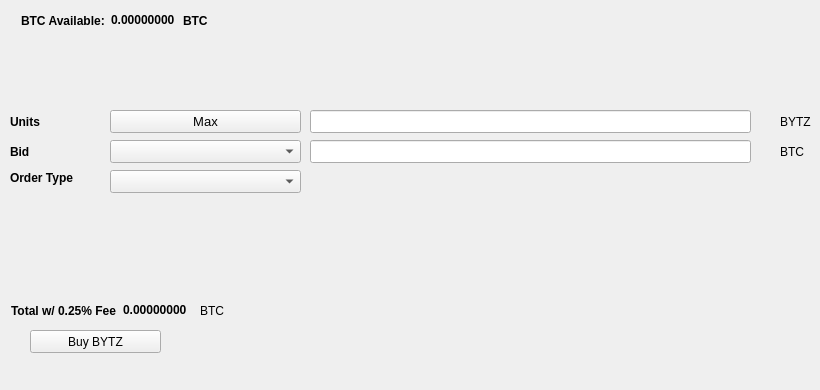
   <widget class="QWidget" name="BuyTab">
    <attribute name="title">
     <string>Buy</string>
    </attribute>
    <widget class="QPushButton" name="BuyBYTZ">
     <property name="geometry">
      <rect>
       <x>30</x>
       <y>330</y>
       <width>131</width>
       <height>23</height>
      </rect>
     </property>
     <property name="text">
      <string>Buy BYTZ</string>
     </property>
     <property name="icon">
      <iconset resource="../bytz.qrc">
       <normaloff>:/icons/bitcoin</normaloff>:/icons/bitcoin</iconset>
     </property>
    </widget>
    <widget class="QLabel" name="label_3">
     <property name="geometry">
      <rect>
       <x>10</x>
       <y>110</y>
       <width>46</width>
       <height>23</height>
      </rect>
     </property>
     <property name="font">
      <font>
       <weight>75</weight>
       <bold>true</bold>
      </font>
     </property>
     <property name="text">
      <string>Units</string>
     </property>
    </widget>
    <widget class="QLineEdit" name="UnitsInput">
     <property name="geometry">
      <rect>
       <x>310</x>
       <y>110</y>
       <width>441</width>
       <height>23</height>
      </rect>
     </property>
     <property name="font">
      <font>
       <pointsize>9</pointsize>
       <weight>75</weight>
       <bold>true</bold>
      </font>
     </property>
    </widget>
    <widget class="QLineEdit" name="BuyBidPriceEdit">
     <property name="geometry">
      <rect>
       <x>310</x>
       <y>140</y>
       <width>441</width>
       <height>23</height>
      </rect>
     </property>
     <property name="font">
      <font>
       <pointsize>9</pointsize>
       <weight>75</weight>
       <bold>true</bold>
      </font>
     </property>
    </widget>
    <widget class="QLabel" name="label_4">
     <property name="geometry">
      <rect>
       <x>780</x>
       <y>110</y>
       <width>31</width>
       <height>23</height>
      </rect>
     </property>
     <property name="text">
      <string>BYTZ</string>
     </property>
    </widget>
    <widget class="QLabel" name="label_5">
     <property name="geometry">
      <rect>
       <x>780</x>
       <y>140</y>
       <width>31</width>
       <height>23</height>
      </rect>
     </property>
     <property name="text">
      <string>BTC</string>
     </property>
    </widget>
    <widget class="QLabel" name="label_6">
     <property name="geometry">
      <rect>
       <x>10</x>
       <y>140</y>
       <width>46</width>
       <height>23</height>
      </rect>
     </property>
     <property name="font">
      <font>
       <weight>75</weight>
       <bold>true</bold>
      </font>
     </property>
     <property name="text">
      <string>Bid</string>
     </property>
    </widget>
    <widget class="QLabel" name="label_7">
     <property name="geometry">
      <rect>
       <x>10</x>
       <y>170</y>
       <width>91</width>
       <height>16</height>
      </rect>
     </property>
     <property name="font">
      <font>
       <weight>75</weight>
       <bold>true</bold>
      </font>
     </property>
     <property name="text">
      <string>Order Type</string>
     </property>
    </widget>
    <widget class="QPushButton" name="Buy_Max_Amount">
     <property name="geometry">
      <rect>
       <x>110</x>
       <y>110</y>
       <width>191</width>
       <height>23</height>
      </rect>
     </property>
     <property name="font">
      <font>
       <pointsize>10</pointsize>
      </font>
     </property>
     <property name="text">
      <string>Max</string>
     </property>
    </widget>
    <widget class="QComboBox" name="BuyBidcomboBox">
     <property name="geometry">
      <rect>
       <x>110</x>
       <y>140</y>
       <width>191</width>
       <height>23</height>
      </rect>
     </property>
     <property name="font">
      <font>
       <pointsize>10</pointsize>
      </font>
     </property>
    </widget>
    <widget class="QComboBox" name="buyOrdertypeCombo">
     <property name="geometry">
      <rect>
       <x>110</x>
       <y>170</y>
       <width>191</width>
       <height>23</height>
      </rect>
     </property>
     <property name="font">
      <font>
       <pointsize>10</pointsize>
      </font>
     </property>
    </widget>
    <widget class="QWidget" name="layoutWidget1">
     <property name="geometry">
      <rect>
       <x>21</x>
       <y>11</y>
       <width>227</width>
       <height>19</height>
      </rect>
     </property>
     <layout class="QHBoxLayout" name="horizontalLayout_3">
      <item>
       <widget class="QLabel" name="label232">
        <property name="font">
         <font>
          <weight>75</weight>
          <bold>true</bold>
         </font>
        </property>
        <property name="text">
         <string>BTC Available:</string>
        </property>
       </widget>
      </item>
      <item>
       <widget class="QLabel" name="BtcAvailableLbl">
        <property name="palette">
         <palette>
          <active>
           <colorrole role="WindowText">
            <brush brushstyle="SolidPattern">
             <color alpha="255">
              <red>0</red>
              <green>0</green>
              <blue>0</blue>
             </color>
            </brush>
           </colorrole>
           <colorrole role="Button">
            <brush brushstyle="SolidPattern">
             <color alpha="255">
              <red>0</red>
              <green>170</green>
              <blue>0</blue>
             </color>
            </brush>
           </colorrole>
           <colorrole role="Light">
            <brush brushstyle="SolidPattern">
             <color alpha="255">
              <red>0</red>
              <green>255</green>
              <blue>0</blue>
             </color>
            </brush>
           </colorrole>
           <colorrole role="Midlight">
            <brush brushstyle="SolidPattern">
             <color alpha="255">
              <red>0</red>
              <green>212</green>
              <blue>0</blue>
             </color>
            </brush>
           </colorrole>
           <colorrole role="Dark">
            <brush brushstyle="SolidPattern">
             <color alpha="255">
              <red>0</red>
              <green>85</green>
              <blue>0</blue>
             </color>
            </brush>
           </colorrole>
           <colorrole role="Mid">
            <brush brushstyle="SolidPattern">
             <color alpha="255">
              <red>0</red>
              <green>113</green>
              <blue>0</blue>
             </color>
            </brush>
           </colorrole>
           <colorrole role="Text">
            <brush brushstyle="SolidPattern">
             <color alpha="255">
              <red>0</red>
              <green>170</green>
              <blue>0</blue>
             </color>
            </brush>
           </colorrole>
           <colorrole role="BrightText">
            <brush brushstyle="SolidPattern">
             <color alpha="255">
              <red>255</red>
              <green>255</green>
              <blue>255</blue>
             </color>
            </brush>
           </colorrole>
           <colorrole role="ButtonText">
            <brush brushstyle="SolidPattern">
             <color alpha="255">
              <red>0</red>
              <green>0</green>
              <blue>0</blue>
             </color>
            </brush>
           </colorrole>
           <colorrole role="Base">
            <brush brushstyle="SolidPattern">
             <color alpha="255">
              <red>255</red>
              <green>255</green>
              <blue>255</blue>
             </color>
            </brush>
           </colorrole>
           <colorrole role="Window">
            <brush brushstyle="SolidPattern">
             <color alpha="255">
              <red>0</red>
              <green>170</green>
              <blue>0</blue>
             </color>
            </brush>
           </colorrole>
           <colorrole role="Shadow">
            <brush brushstyle="SolidPattern">
             <color alpha="255">
              <red>0</red>
              <green>0</green>
              <blue>0</blue>
             </color>
            </brush>
           </colorrole>
           <colorrole role="AlternateBase">
            <brush brushstyle="SolidPattern">
             <color alpha="255">
              <red>127</red>
              <green>212</green>
              <blue>127</blue>
             </color>
            </brush>
           </colorrole>
           <colorrole role="ToolTipBase">
            <brush brushstyle="SolidPattern">
             <color alpha="255">
              <red>255</red>
              <green>255</green>
              <blue>220</blue>
             </color>
            </brush>
           </colorrole>
           <colorrole role="ToolTipText">
            <brush brushstyle="SolidPattern">
             <color alpha="255">
              <red>0</red>
              <green>0</green>
              <blue>0</blue>
             </color>
            </brush>
           </colorrole>
          </active>
          <inactive>
           <colorrole role="WindowText">
            <brush brushstyle="SolidPattern">
             <color alpha="255">
              <red>0</red>
              <green>0</green>
              <blue>0</blue>
             </color>
            </brush>
           </colorrole>
           <colorrole role="Button">
            <brush brushstyle="SolidPattern">
             <color alpha="255">
              <red>0</red>
              <green>170</green>
              <blue>0</blue>
             </color>
            </brush>
           </colorrole>
           <colorrole role="Light">
            <brush brushstyle="SolidPattern">
             <color alpha="255">
              <red>0</red>
              <green>255</green>
              <blue>0</blue>
             </color>
            </brush>
           </colorrole>
           <colorrole role="Midlight">
            <brush brushstyle="SolidPattern">
             <color alpha="255">
              <red>0</red>
              <green>212</green>
              <blue>0</blue>
             </color>
            </brush>
           </colorrole>
           <colorrole role="Dark">
            <brush brushstyle="SolidPattern">
             <color alpha="255">
              <red>0</red>
              <green>85</green>
              <blue>0</blue>
             </color>
            </brush>
           </colorrole>
           <colorrole role="Mid">
            <brush brushstyle="SolidPattern">
             <color alpha="255">
              <red>0</red>
              <green>113</green>
              <blue>0</blue>
             </color>
            </brush>
           </colorrole>
           <colorrole role="Text">
            <brush brushstyle="SolidPattern">
             <color alpha="255">
              <red>0</red>
              <green>170</green>
              <blue>0</blue>
             </color>
            </brush>
           </colorrole>
           <colorrole role="BrightText">
            <brush brushstyle="SolidPattern">
             <color alpha="255">
              <red>255</red>
              <green>255</green>
              <blue>255</blue>
             </color>
            </brush>
           </colorrole>
           <colorrole role="ButtonText">
            <brush brushstyle="SolidPattern">
             <color alpha="255">
              <red>0</red>
              <green>0</green>
              <blue>0</blue>
             </color>
            </brush>
           </colorrole>
           <colorrole role="Base">
            <brush brushstyle="SolidPattern">
             <color alpha="255">
              <red>255</red>
              <green>255</green>
              <blue>255</blue>
             </color>
            </brush>
           </colorrole>
           <colorrole role="Window">
            <brush brushstyle="SolidPattern">
             <color alpha="255">
              <red>0</red>
              <green>170</green>
              <blue>0</blue>
             </color>
            </brush>
           </colorrole>
           <colorrole role="Shadow">
            <brush brushstyle="SolidPattern">
             <color alpha="255">
              <red>0</red>
              <green>0</green>
              <blue>0</blue>
             </color>
            </brush>
           </colorrole>
           <colorrole role="AlternateBase">
            <brush brushstyle="SolidPattern">
             <color alpha="255">
              <red>127</red>
              <green>212</green>
              <blue>127</blue>
             </color>
            </brush>
           </colorrole>
           <colorrole role="ToolTipBase">
            <brush brushstyle="SolidPattern">
             <color alpha="255">
              <red>255</red>
              <green>255</green>
              <blue>220</blue>
             </color>
            </brush>
           </colorrole>
           <colorrole role="ToolTipText">
            <brush brushstyle="SolidPattern">
             <color alpha="255">
              <red>0</red>
              <green>0</green>
              <blue>0</blue>
             </color>
            </brush>
           </colorrole>
          </inactive>
          <disabled>
           <colorrole role="WindowText">
            <brush brushstyle="SolidPattern">
             <color alpha="255">
              <red>0</red>
              <green>85</green>
              <blue>0</blue>
             </color>
            </brush>
           </colorrole>
           <colorrole role="Button">
            <brush brushstyle="SolidPattern">
             <color alpha="255">
              <red>0</red>
              <green>170</green>
              <blue>0</blue>
             </color>
            </brush>
           </colorrole>
           <colorrole role="Light">
            <brush brushstyle="SolidPattern">
             <color alpha="255">
              <red>0</red>
              <green>255</green>
              <blue>0</blue>
             </color>
            </brush>
           </colorrole>
           <colorrole role="Midlight">
            <brush brushstyle="SolidPattern">
             <color alpha="255">
              <red>0</red>
              <green>212</green>
              <blue>0</blue>
             </color>
            </brush>
           </colorrole>
           <colorrole role="Dark">
            <brush brushstyle="SolidPattern">
             <color alpha="255">
              <red>0</red>
              <green>85</green>
              <blue>0</blue>
             </color>
            </brush>
           </colorrole>
           <colorrole role="Mid">
            <brush brushstyle="SolidPattern">
             <color alpha="255">
              <red>0</red>
              <green>113</green>
              <blue>0</blue>
             </color>
            </brush>
           </colorrole>
           <colorrole role="Text">
            <brush brushstyle="SolidPattern">
             <color alpha="255">
              <red>0</red>
              <green>85</green>
              <blue>0</blue>
             </color>
            </brush>
           </colorrole>
           <colorrole role="BrightText">
            <brush brushstyle="SolidPattern">
             <color alpha="255">
              <red>255</red>
              <green>255</green>
              <blue>255</blue>
             </color>
            </brush>
           </colorrole>
           <colorrole role="ButtonText">
            <brush brushstyle="SolidPattern">
             <color alpha="255">
              <red>0</red>
              <green>85</green>
              <blue>0</blue>
             </color>
            </brush>
           </colorrole>
           <colorrole role="Base">
            <brush brushstyle="SolidPattern">
             <color alpha="255">
              <red>0</red>
              <green>170</green>
              <blue>0</blue>
             </color>
            </brush>
           </colorrole>
           <colorrole role="Window">
            <brush brushstyle="SolidPattern">
             <color alpha="255">
              <red>0</red>
              <green>170</green>
              <blue>0</blue>
             </color>
            </brush>
           </colorrole>
           <colorrole role="Shadow">
            <brush brushstyle="SolidPattern">
             <color alpha="255">
              <red>0</red>
              <green>0</green>
              <blue>0</blue>
             </color>
            </brush>
           </colorrole>
           <colorrole role="AlternateBase">
            <brush brushstyle="SolidPattern">
             <color alpha="255">
              <red>0</red>
              <green>170</green>
              <blue>0</blue>
             </color>
            </brush>
           </colorrole>
           <colorrole role="ToolTipBase">
            <brush brushstyle="SolidPattern">
             <color alpha="255">
              <red>255</red>
              <green>255</green>
              <blue>220</blue>
             </color>
            </brush>
           </colorrole>
           <colorrole role="ToolTipText">
            <brush brushstyle="SolidPattern">
             <color alpha="255">
              <red>0</red>
              <green>0</green>
              <blue>0</blue>
             </color>
            </brush>
           </colorrole>
          </disabled>
         </palette>
        </property>
        <property name="font">
         <font>
          <weight>75</weight>
          <bold>true</bold>
         </font>
        </property>
        <property name="text">
         <string>0.00000000</string>
        </property>
        <property name="textInteractionFlags">
         <set>Qt::LinksAccessibleByMouse|Qt::TextSelectableByKeyboard|Qt::TextSelectableByMouse</set>
        </property>
       </widget>
      </item>
      <item>
       <widget class="QLabel" name="BtcAvailableLbl_2">
        <property name="font">
         <font>
          <weight>75</weight>
          <bold>true</bold>
         </font>
        </property>
        <property name="text">
         <string>BTC</string>
        </property>
       </widget>
      </item>
     </layout>
    </widget>
    <widget class="QWidget" name="layoutWidge2">
     <property name="geometry">
      <rect>
       <x>11</x>
       <y>301</y>
       <width>259</width>
       <height>19</height>
      </rect>
     </property>
     <layout class="QHBoxLayout" name="horizontalLayout_4">
      <item>
       <widget class="QLabel" name="label_9">
        <property name="font">
         <font>
          <weight>75</weight>
          <bold>true</bold>
         </font>
        </property>
        <property name="text">
         <string>Total w/ 0.25% Fee</string>
        </property>
       </widget>
      </item>
      <item>
       <widget class="QLabel" name="BuyCostLabel">
        <property name="palette">
         <palette>
          <active>
           <colorrole role="WindowText">
            <brush brushstyle="SolidPattern">
             <color alpha="255">
              <red>0</red>
              <green>0</green>
              <blue>0</blue>
             </color>
            </brush>
           </colorrole>
           <colorrole role="Button">
            <brush brushstyle="SolidPattern">
             <color alpha="255">
              <red>0</red>
              <green>170</green>
              <blue>0</blue>
             </color>
            </brush>
           </colorrole>
           <colorrole role="Light">
            <brush brushstyle="SolidPattern">
             <color alpha="255">
              <red>0</red>
              <green>255</green>
              <blue>0</blue>
             </color>
            </brush>
           </colorrole>
           <colorrole role="Midlight">
            <brush brushstyle="SolidPattern">
             <color alpha="255">
              <red>0</red>
              <green>212</green>
              <blue>0</blue>
             </color>
            </brush>
           </colorrole>
           <colorrole role="Dark">
            <brush brushstyle="SolidPattern">
             <color alpha="255">
              <red>0</red>
              <green>85</green>
              <blue>0</blue>
             </color>
            </brush>
           </colorrole>
           <colorrole role="Mid">
            <brush brushstyle="SolidPattern">
             <color alpha="255">
              <red>0</red>
              <green>113</green>
              <blue>0</blue>
             </color>
            </brush>
           </colorrole>
           <colorrole role="Text">
            <brush brushstyle="SolidPattern">
             <color alpha="255">
              <red>0</red>
              <green>170</green>
              <blue>0</blue>
             </color>
            </brush>
           </colorrole>
           <colorrole role="BrightText">
            <brush brushstyle="SolidPattern">
             <color alpha="255">
              <red>255</red>
              <green>255</green>
              <blue>255</blue>
             </color>
            </brush>
           </colorrole>
           <colorrole role="ButtonText">
            <brush brushstyle="SolidPattern">
             <color alpha="255">
              <red>0</red>
              <green>0</green>
              <blue>0</blue>
             </color>
            </brush>
           </colorrole>
           <colorrole role="Base">
            <brush brushstyle="SolidPattern">
             <color alpha="255">
              <red>255</red>
              <green>255</green>
              <blue>255</blue>
             </color>
            </brush>
           </colorrole>
           <colorrole role="Window">
            <brush brushstyle="SolidPattern">
             <color alpha="255">
              <red>0</red>
              <green>170</green>
              <blue>0</blue>
             </color>
            </brush>
           </colorrole>
           <colorrole role="Shadow">
            <brush brushstyle="SolidPattern">
             <color alpha="255">
              <red>0</red>
              <green>0</green>
              <blue>0</blue>
             </color>
            </brush>
           </colorrole>
           <colorrole role="AlternateBase">
            <brush brushstyle="SolidPattern">
             <color alpha="255">
              <red>127</red>
              <green>212</green>
              <blue>127</blue>
             </color>
            </brush>
           </colorrole>
           <colorrole role="ToolTipBase">
            <brush brushstyle="SolidPattern">
             <color alpha="255">
              <red>255</red>
              <green>255</green>
              <blue>220</blue>
             </color>
            </brush>
           </colorrole>
           <colorrole role="ToolTipText">
            <brush brushstyle="SolidPattern">
             <color alpha="255">
              <red>0</red>
              <green>0</green>
              <blue>0</blue>
             </color>
            </brush>
           </colorrole>
          </active>
          <inactive>
           <colorrole role="WindowText">
            <brush brushstyle="SolidPattern">
             <color alpha="255">
              <red>0</red>
              <green>0</green>
              <blue>0</blue>
             </color>
            </brush>
           </colorrole>
           <colorrole role="Button">
            <brush brushstyle="SolidPattern">
             <color alpha="255">
              <red>0</red>
              <green>170</green>
              <blue>0</blue>
             </color>
            </brush>
           </colorrole>
           <colorrole role="Light">
            <brush brushstyle="SolidPattern">
             <color alpha="255">
              <red>0</red>
              <green>255</green>
              <blue>0</blue>
             </color>
            </brush>
           </colorrole>
           <colorrole role="Midlight">
            <brush brushstyle="SolidPattern">
             <color alpha="255">
              <red>0</red>
              <green>212</green>
              <blue>0</blue>
             </color>
            </brush>
           </colorrole>
           <colorrole role="Dark">
            <brush brushstyle="SolidPattern">
             <color alpha="255">
              <red>0</red>
              <green>85</green>
              <blue>0</blue>
             </color>
            </brush>
           </colorrole>
           <colorrole role="Mid">
            <brush brushstyle="SolidPattern">
             <color alpha="255">
              <red>0</red>
              <green>113</green>
              <blue>0</blue>
             </color>
            </brush>
           </colorrole>
           <colorrole role="Text">
            <brush brushstyle="SolidPattern">
             <color alpha="255">
              <red>0</red>
              <green>170</green>
              <blue>0</blue>
             </color>
            </brush>
           </colorrole>
           <colorrole role="BrightText">
            <brush brushstyle="SolidPattern">
             <color alpha="255">
              <red>255</red>
              <green>255</green>
              <blue>255</blue>
             </color>
            </brush>
           </colorrole>
           <colorrole role="ButtonText">
            <brush brushstyle="SolidPattern">
             <color alpha="255">
              <red>0</red>
              <green>0</green>
              <blue>0</blue>
             </color>
            </brush>
           </colorrole>
           <colorrole role="Base">
            <brush brushstyle="SolidPattern">
             <color alpha="255">
              <red>255</red>
              <green>255</green>
              <blue>255</blue>
             </color>
            </brush>
           </colorrole>
           <colorrole role="Window">
            <brush brushstyle="SolidPattern">
             <color alpha="255">
              <red>0</red>
              <green>170</green>
              <blue>0</blue>
             </color>
            </brush>
           </colorrole>
           <colorrole role="Shadow">
            <brush brushstyle="SolidPattern">
             <color alpha="255">
              <red>0</red>
              <green>0</green>
              <blue>0</blue>
             </color>
            </brush>
           </colorrole>
           <colorrole role="AlternateBase">
            <brush brushstyle="SolidPattern">
             <color alpha="255">
              <red>127</red>
              <green>212</green>
              <blue>127</blue>
             </color>
            </brush>
           </colorrole>
           <colorrole role="ToolTipBase">
            <brush brushstyle="SolidPattern">
             <color alpha="255">
              <red>255</red>
              <green>255</green>
              <blue>220</blue>
             </color>
            </brush>
           </colorrole>
           <colorrole role="ToolTipText">
            <brush brushstyle="SolidPattern">
             <color alpha="255">
              <red>0</red>
              <green>0</green>
              <blue>0</blue>
             </color>
            </brush>
           </colorrole>
          </inactive>
          <disabled>
           <colorrole role="WindowText">
            <brush brushstyle="SolidPattern">
             <color alpha="255">
              <red>0</red>
              <green>85</green>
              <blue>0</blue>
             </color>
            </brush>
           </colorrole>
           <colorrole role="Button">
            <brush brushstyle="SolidPattern">
             <color alpha="255">
              <red>0</red>
              <green>170</green>
              <blue>0</blue>
             </color>
            </brush>
           </colorrole>
           <colorrole role="Light">
            <brush brushstyle="SolidPattern">
             <color alpha="255">
              <red>0</red>
              <green>255</green>
              <blue>0</blue>
             </color>
            </brush>
           </colorrole>
           <colorrole role="Midlight">
            <brush brushstyle="SolidPattern">
             <color alpha="255">
              <red>0</red>
              <green>212</green>
              <blue>0</blue>
             </color>
            </brush>
           </colorrole>
           <colorrole role="Dark">
            <brush brushstyle="SolidPattern">
             <color alpha="255">
              <red>0</red>
              <green>85</green>
              <blue>0</blue>
             </color>
            </brush>
           </colorrole>
           <colorrole role="Mid">
            <brush brushstyle="SolidPattern">
             <color alpha="255">
              <red>0</red>
              <green>113</green>
              <blue>0</blue>
             </color>
            </brush>
           </colorrole>
           <colorrole role="Text">
            <brush brushstyle="SolidPattern">
             <color alpha="255">
              <red>0</red>
              <green>85</green>
              <blue>0</blue>
             </color>
            </brush>
           </colorrole>
           <colorrole role="BrightText">
            <brush brushstyle="SolidPattern">
             <color alpha="255">
              <red>255</red>
              <green>255</green>
              <blue>255</blue>
             </color>
            </brush>
           </colorrole>
           <colorrole role="ButtonText">
            <brush brushstyle="SolidPattern">
             <color alpha="255">
              <red>0</red>
              <green>85</green>
              <blue>0</blue>
             </color>
            </brush>
           </colorrole>
           <colorrole role="Base">
            <brush brushstyle="SolidPattern">
             <color alpha="255">
              <red>0</red>
              <green>170</green>
              <blue>0</blue>
             </color>
            </brush>
           </colorrole>
           <colorrole role="Window">
            <brush brushstyle="SolidPattern">
             <color alpha="255">
              <red>0</red>
              <green>170</green>
              <blue>0</blue>
             </color>
            </brush>
           </colorrole>
           <colorrole role="Shadow">
            <brush brushstyle="SolidPattern">
             <color alpha="255">
              <red>0</red>
              <green>0</green>
              <blue>0</blue>
             </color>
            </brush>
           </colorrole>
           <colorrole role="AlternateBase">
            <brush brushstyle="SolidPattern">
             <color alpha="255">
              <red>0</red>
              <green>170</green>
              <blue>0</blue>
             </color>
            </brush>
           </colorrole>
           <colorrole role="ToolTipBase">
            <brush brushstyle="SolidPattern">
             <color alpha="255">
              <red>255</red>
              <green>255</green>
              <blue>220</blue>
             </color>
            </brush>
           </colorrole>
           <colorrole role="ToolTipText">
            <brush brushstyle="SolidPattern">
             <color alpha="255">
              <red>0</red>
              <green>0</green>
              <blue>0</blue>
             </color>
            </brush>
           </colorrole>
          </disabled>
         </palette>
        </property>
        <property name="font">
         <font>
          <weight>75</weight>
          <bold>true</bold>
         </font>
        </property>
        <property name="autoFillBackground">
         <bool>false</bool>
        </property>
        <property name="text">
         <string>0.00000000</string>
        </property>
        <property name="textInteractionFlags">
         <set>Qt::LinksAccessibleByMouse|Qt::TextSelectableByMouse</set>
        </property>
       </widget>
      </item>
      <item>
       <widget class="QLabel" name="label_10">
        <property name="font">
         <font>
          <weight>50</weight>
          <bold>false</bold>
         </font>
        </property>
        <property name="text">
         <string>BTC</string>
        </property>
       </widget>
      </item>
     </layout>
    </widget>
    <widget class="QLabel" name="label_24">
     <property name="geometry">
      <rect>
       <x>460</x>
       <y>300</y>
       <width>281</width>
       <height>81</height>
      </rect>
     </property>
     <property name="text">
      <string/>
     </property>
     <property name="pixmap">
      <pixmap>:/images/bittrex</pixmap>
     </property>
    </widget>
   </widget>
